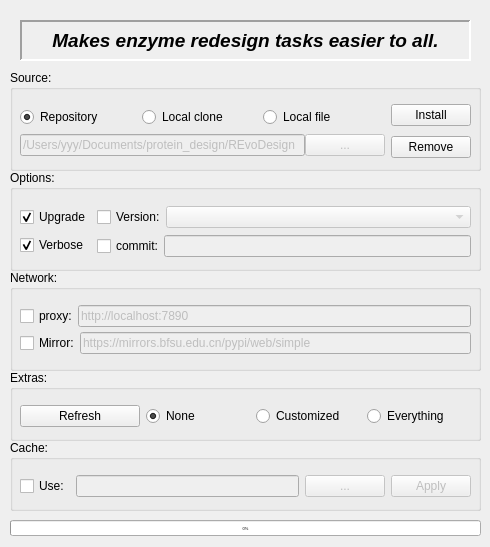
<?xml version="1.0" encoding="UTF-8"?>
<ui version="4.0">
 <class>Dialog</class>
 <widget class="QDialog" name="Dialog">
  <property name="geometry">
   <rect>
    <x>0</x>
    <y>0</y>
    <width>490</width>
    <height>547</height>
   </rect>
  </property>
  <property name="sizePolicy">
   <sizepolicy hsizetype="Fixed" vsizetype="Fixed">
    <horstretch>0</horstretch>
    <verstretch>0</verstretch>
   </sizepolicy>
  </property>
  <property name="minimumSize">
   <size>
    <width>490</width>
    <height>534</height>
   </size>
  </property>
  <property name="maximumSize">
   <size>
    <width>652</width>
    <height>547</height>
   </size>
  </property>
  <property name="windowTitle">
   <string>REvoDesign Package Manager</string>
  </property>
  <property name="toolTipDuration">
   <number>2</number>
  </property>
  <widget class="QGroupBox" name="groupBox">
   <property name="geometry">
    <rect>
     <x>10</x>
     <y>70</y>
     <width>471</width>
     <height>101</height>
    </rect>
   </property>
   <property name="sizePolicy">
    <sizepolicy hsizetype="Fixed" vsizetype="Fixed">
     <horstretch>0</horstretch>
     <verstretch>0</verstretch>
    </sizepolicy>
   </property>
   <property name="title">
    <string>Source:</string>
   </property>
   <widget class="QWidget" name="horizontalLayoutWidget_2">
    <property name="geometry">
     <rect>
      <x>10</x>
      <y>30</y>
      <width>451</width>
      <height>64</height>
     </rect>
    </property>
    <layout class="QHBoxLayout" name="horizontalLayout_2">
     <item>
      <layout class="QVBoxLayout" name="verticalLayout">
       <property name="spacing">
        <number>0</number>
       </property>
       <item>
        <layout class="QHBoxLayout" name="horizontalLayout_3">
         <item>
          <widget class="QRadioButton" name="radioButton_from_repo">
           <property name="toolTip">
            <string>From GitHub repository</string>
           </property>
           <property name="whatsThis">
            <string/>
           </property>
           <property name="text">
            <string>Repository</string>
           </property>
           <property name="checked">
            <bool>true</bool>
           </property>
          </widget>
         </item>
         <item>
          <widget class="QRadioButton" name="radioButton_from_local_clone">
           <property name="toolTip">
            <string>From project directory containing `pyproject.toml`</string>
           </property>
           <property name="whatsThis">
            <string/>
           </property>
           <property name="text">
            <string>Local clone</string>
           </property>
          </widget>
         </item>
         <item>
          <widget class="QRadioButton" name="radioButton_from_local_file">
           <property name="toolTip">
            <string>From released zip/tarball file</string>
           </property>
           <property name="whatsThis">
            <string/>
           </property>
           <property name="text">
            <string>Local file</string>
           </property>
          </widget>
         </item>
        </layout>
       </item>
       <item>
        <layout class="QHBoxLayout" name="horizontalLayout">
         <item>
          <widget class="QLineEdit" name="lineEdit_local">
           <property name="enabled">
            <bool>false</bool>
           </property>
           <property name="sizePolicy">
            <sizepolicy hsizetype="Expanding" vsizetype="Maximum">
             <horstretch>0</horstretch>
             <verstretch>0</verstretch>
            </sizepolicy>
           </property>
           <property name="toolTip">
            <string>File/directory path to read</string>
           </property>
           <property name="whatsThis">
            <string/>
           </property>
           <property name="text">
            <string>/Users/yyy/Documents/protein_design/REvoDesign</string>
           </property>
          </widget>
         </item>
         <item>
          <widget class="QPushButton" name="pushButton_open">
           <property name="enabled">
            <bool>false</bool>
           </property>
           <property name="sizePolicy">
            <sizepolicy hsizetype="Minimum" vsizetype="Maximum">
             <horstretch>0</horstretch>
             <verstretch>0</verstretch>
            </sizepolicy>
           </property>
           <property name="text">
            <string>...</string>
           </property>
          </widget>
         </item>
        </layout>
       </item>
      </layout>
     </item>
     <item>
      <layout class="QVBoxLayout" name="verticalLayout_2">
       <item>
        <widget class="QPushButton" name="pushButton_install">
         <property name="sizePolicy">
          <sizepolicy hsizetype="Minimum" vsizetype="Fixed">
           <horstretch>0</horstretch>
           <verstretch>0</verstretch>
          </sizepolicy>
         </property>
         <property name="toolTip">
          <string>Install REvoDesign</string>
         </property>
         <property name="text">
          <string>Install</string>
         </property>
        </widget>
       </item>
       <item>
        <widget class="QPushButton" name="pushButton_remove">
         <property name="sizePolicy">
          <sizepolicy hsizetype="Minimum" vsizetype="Fixed">
           <horstretch>0</horstretch>
           <verstretch>0</verstretch>
          </sizepolicy>
         </property>
         <property name="toolTip">
          <string>Remove REvoDesign</string>
         </property>
         <property name="text">
          <string>Remove</string>
         </property>
        </widget>
       </item>
      </layout>
     </item>
    </layout>
   </widget>
  </widget>
  <widget class="QGroupBox" name="groupBox_2">
   <property name="geometry">
    <rect>
     <x>10</x>
     <y>170</y>
     <width>471</width>
     <height>101</height>
    </rect>
   </property>
   <property name="title">
    <string>Options:</string>
   </property>
   <widget class="QWidget" name="horizontalLayoutWidget_8">
    <property name="geometry">
     <rect>
      <x>10</x>
      <y>29</y>
      <width>451</width>
      <height>65</height>
     </rect>
    </property>
    <layout class="QHBoxLayout" name="horizontalLayout_8">
     <item>
      <layout class="QVBoxLayout" name="verticalLayout_3">
       <property name="spacing">
        <number>0</number>
       </property>
       <item>
        <layout class="QHBoxLayout" name="horizontalLayout_4">
         <item>
          <widget class="QCheckBox" name="checkBox_upgrade">
           <property name="sizePolicy">
            <sizepolicy hsizetype="Maximum" vsizetype="Fixed">
             <horstretch>0</horstretch>
             <verstretch>0</verstretch>
            </sizepolicy>
           </property>
           <property name="toolTip">
            <string>Upgrade to the latest</string>
           </property>
           <property name="statusTip">
            <string/>
           </property>
           <property name="text">
            <string>Upgrade</string>
           </property>
           <property name="checked">
            <bool>true</bool>
           </property>
          </widget>
         </item>
        </layout>
       </item>
       <item>
        <layout class="QHBoxLayout" name="horizontalLayout_7">
         <item>
          <widget class="QCheckBox" name="checkBox_verbose">
           <property name="text">
            <string>Verbose</string>
           </property>
           <property name="checked">
            <bool>true</bool>
           </property>
          </widget>
         </item>
        </layout>
       </item>
      </layout>
     </item>
     <item>
      <layout class="QVBoxLayout" name="verticalLayout_4">
       <property name="spacing">
        <number>0</number>
       </property>
       <item>
        <layout class="QHBoxLayout" name="horizontalLayout_5">
         <item>
          <widget class="QCheckBox" name="checkBox_specified_version">
           <property name="sizePolicy">
            <sizepolicy hsizetype="Maximum" vsizetype="Fixed">
             <horstretch>0</horstretch>
             <verstretch>0</verstretch>
            </sizepolicy>
           </property>
           <property name="toolTip">
            <string>Install from a specific version</string>
           </property>
           <property name="whatsThis">
            <string/>
           </property>
           <property name="text">
            <string>Version:</string>
           </property>
          </widget>
         </item>
         <item>
          <widget class="QComboBox" name="comboBox_version">
           <property name="enabled">
            <bool>false</bool>
           </property>
           <property name="toolTip">
            <string>Install from a specific version number</string>
           </property>
          </widget>
         </item>
        </layout>
       </item>
       <item>
        <layout class="QHBoxLayout" name="horizontalLayout_6">
         <item>
          <widget class="QCheckBox" name="checkBox_specified_commit">
           <property name="sizePolicy">
            <sizepolicy hsizetype="Preferred" vsizetype="Fixed">
             <horstretch>0</horstretch>
             <verstretch>0</verstretch>
            </sizepolicy>
           </property>
           <property name="toolTip">
            <string>Install from a specific commit/branch</string>
           </property>
           <property name="text">
            <string>commit:</string>
           </property>
          </widget>
         </item>
         <item>
          <widget class="QLineEdit" name="lineEdit_commit">
           <property name="enabled">
            <bool>false</bool>
           </property>
           <property name="toolTip">
            <string>Install from a specific commit/branch</string>
           </property>
          </widget>
         </item>
        </layout>
       </item>
      </layout>
     </item>
    </layout>
   </widget>
  </widget>
  <widget class="QLabel" name="label_2">
   <property name="geometry">
    <rect>
     <x>20</x>
     <y>20</y>
     <width>451</width>
     <height>41</height>
    </rect>
   </property>
   <property name="font">
    <font>
     <pointsize>14</pointsize>
     <weight>75</weight>
     <italic>true</italic>
     <bold>true</bold>
     <underline>false</underline>
     <strikeout>false</strikeout>
    </font>
   </property>
   <property name="frameShape">
    <enum>QFrame::Panel</enum>
   </property>
   <property name="frameShadow">
    <enum>QFrame::Sunken</enum>
   </property>
   <property name="lineWidth">
    <number>2</number>
   </property>
   <property name="midLineWidth">
    <number>0</number>
   </property>
   <property name="text">
    <string>Makes enzyme redesign tasks easier to all.</string>
   </property>
   <property name="textFormat">
    <enum>Qt::RichText</enum>
   </property>
   <property name="alignment">
    <set>Qt::AlignCenter</set>
   </property>
   <property name="margin">
    <number>3</number>
   </property>
  </widget>
  <widget class="QGroupBox" name="groupBox_3">
   <property name="geometry">
    <rect>
     <x>10</x>
     <y>270</y>
     <width>471</width>
     <height>101</height>
    </rect>
   </property>
   <property name="title">
    <string>Network:</string>
   </property>
   <widget class="QWidget" name="verticalLayoutWidget">
    <property name="geometry">
     <rect>
      <x>10</x>
      <y>30</y>
      <width>451</width>
      <height>61</height>
     </rect>
    </property>
    <layout class="QVBoxLayout" name="verticalLayout_5">
     <property name="spacing">
      <number>0</number>
     </property>
     <item>
      <layout class="QHBoxLayout" name="horizontalLayout_9">
       <item>
        <widget class="QCheckBox" name="checkBox_use_proxy">
         <property name="sizePolicy">
          <sizepolicy hsizetype="Maximum" vsizetype="Fixed">
           <horstretch>0</horstretch>
           <verstretch>0</verstretch>
          </sizepolicy>
         </property>
         <property name="toolTip">
          <string>Enable http/socks proxy</string>
         </property>
         <property name="text">
          <string>proxy:</string>
         </property>
        </widget>
       </item>
       <item>
        <widget class="QLineEdit" name="lineEdit_proxy_url">
         <property name="enabled">
          <bool>false</bool>
         </property>
         <property name="sizePolicy">
          <sizepolicy hsizetype="Preferred" vsizetype="Fixed">
           <horstretch>0</horstretch>
           <verstretch>0</verstretch>
          </sizepolicy>
         </property>
         <property name="toolTip">
          <string>HTTP/Socks proxy</string>
         </property>
         <property name="text">
          <string>http://localhost:7890</string>
         </property>
        </widget>
       </item>
      </layout>
     </item>
     <item>
      <layout class="QHBoxLayout" name="horizontalLayout_10">
       <item>
        <widget class="QCheckBox" name="checkBox_use_mirror">
         <property name="sizePolicy">
          <sizepolicy hsizetype="Maximum" vsizetype="Fixed">
           <horstretch>0</horstretch>
           <verstretch>0</verstretch>
          </sizepolicy>
         </property>
         <property name="toolTip">
          <string>Enable PyPi mirror</string>
         </property>
         <property name="text">
          <string>Mirror:</string>
         </property>
        </widget>
       </item>
       <item>
        <widget class="QLineEdit" name="lineEdit_mirror_url">
         <property name="enabled">
          <bool>false</bool>
         </property>
         <property name="sizePolicy">
          <sizepolicy hsizetype="Preferred" vsizetype="Fixed">
           <horstretch>0</horstretch>
           <verstretch>0</verstretch>
          </sizepolicy>
         </property>
         <property name="toolTip">
          <string>Set PyPi mirror URL</string>
         </property>
         <property name="text">
          <string>https://mirrors.bfsu.edu.cn/pypi/web/simple</string>
         </property>
        </widget>
       </item>
      </layout>
     </item>
    </layout>
   </widget>
  </widget>
  <widget class="QGroupBox" name="groupBox_4">
   <property name="geometry">
    <rect>
     <x>10</x>
     <y>440</y>
     <width>471</width>
     <height>71</height>
    </rect>
   </property>
   <property name="title">
    <string>Cache:</string>
   </property>
   <widget class="QWidget" name="horizontalLayoutWidget">
    <property name="geometry">
     <rect>
      <x>10</x>
      <y>30</y>
      <width>451</width>
      <height>33</height>
     </rect>
    </property>
    <layout class="QHBoxLayout" name="horizontalLayout_11">
     <item>
      <widget class="QCheckBox" name="checkBox_user_cache_dir">
       <property name="sizePolicy">
        <sizepolicy hsizetype="Maximum" vsizetype="Fixed">
         <horstretch>0</horstretch>
         <verstretch>0</verstretch>
        </sizepolicy>
       </property>
       <property name="toolTip">
        <string>Use customized cache dir. Uncheck this to let REvoDesign choose one.</string>
       </property>
       <property name="whatsThis">
        <string/>
       </property>
       <property name="text">
        <string>Use:</string>
       </property>
      </widget>
     </item>
     <item>
      <widget class="QLineEdit" name="lineEdit_customized_cache_dir">
       <property name="enabled">
        <bool>false</bool>
       </property>
       <property name="toolTip">
        <string>Cache file on this dir</string>
       </property>
      </widget>
     </item>
     <item>
      <widget class="QPushButton" name="pushButton_open_cache_dir">
       <property name="enabled">
        <bool>false</bool>
       </property>
       <property name="sizePolicy">
        <sizepolicy hsizetype="Minimum" vsizetype="Maximum">
         <horstretch>0</horstretch>
         <verstretch>0</verstretch>
        </sizepolicy>
       </property>
       <property name="toolTip">
        <string>Open a dir as cache directory.</string>
       </property>
       <property name="text">
        <string>...</string>
       </property>
      </widget>
     </item>
     <item>
      <widget class="QPushButton" name="pushButton_set_cache_dir">
       <property name="enabled">
        <bool>false</bool>
       </property>
       <property name="sizePolicy">
        <sizepolicy hsizetype="Minimum" vsizetype="Maximum">
         <horstretch>0</horstretch>
         <verstretch>0</verstretch>
        </sizepolicy>
       </property>
       <property name="toolTip">
        <string>Apply this directory for cache.</string>
       </property>
       <property name="text">
        <string>Apply</string>
       </property>
      </widget>
     </item>
    </layout>
   </widget>
  </widget>
  <widget class="QGroupBox" name="groupBox_5">
   <property name="geometry">
    <rect>
     <x>10</x>
     <y>370</y>
     <width>471</width>
     <height>71</height>
    </rect>
   </property>
   <property name="toolTip">
    <string>Extra definitions of dependencies.</string>
   </property>
   <property name="title">
    <string>Extras:</string>
   </property>
   <widget class="QWidget" name="horizontalLayoutWidget_3">
    <property name="geometry">
     <rect>
      <x>10</x>
      <y>30</y>
      <width>451</width>
      <height>32</height>
     </rect>
    </property>
    <layout class="QHBoxLayout" name="horizontalLayout_13">
     <item>
      <widget class="QPushButton" name="pushButton_refresh_extras">
       <property name="sizePolicy">
        <sizepolicy hsizetype="Minimum" vsizetype="Fixed">
         <horstretch>0</horstretch>
         <verstretch>0</verstretch>
        </sizepolicy>
       </property>
       <property name="minimumSize">
        <size>
         <width>120</width>
         <height>0</height>
        </size>
       </property>
       <property name="maximumSize">
        <size>
         <width>120</width>
         <height>16777215</height>
        </size>
       </property>
       <property name="toolTip">
        <string>Refresh REvoDesign table</string>
       </property>
       <property name="text">
        <string>Refresh</string>
       </property>
      </widget>
     </item>
     <item>
      <layout class="QHBoxLayout" name="horizontalLayout_12">
       <item>
        <widget class="QRadioButton" name="radioButton_extra_none">
         <property name="toolTip">
          <string>Default setting with no extra dependencies.</string>
         </property>
         <property name="whatsThis">
          <string/>
         </property>
         <property name="text">
          <string>None</string>
         </property>
         <property name="checked">
          <bool>true</bool>
         </property>
        </widget>
       </item>
       <item>
        <widget class="QRadioButton" name="radioButton_extra_customized">
         <property name="toolTip">
          <string>Customized extras picked from right panel.</string>
         </property>
         <property name="whatsThis">
          <string/>
         </property>
         <property name="text">
          <string>Customized</string>
         </property>
        </widget>
       </item>
       <item>
        <widget class="QRadioButton" name="radioButton_extra_everything">
         <property name="toolTip">
          <string>Install with all extras except unit tests</string>
         </property>
         <property name="whatsThis">
          <string/>
         </property>
         <property name="text">
          <string>Everything</string>
         </property>
         <property name="checked">
          <bool>false</bool>
         </property>
        </widget>
       </item>
      </layout>
     </item>
    </layout>
   </widget>
  </widget>
  <widget class="QProgressBar" name="progressBar">
   <property name="geometry">
    <rect>
     <x>10</x>
     <y>520</y>
     <width>471</width>
     <height>16</height>
    </rect>
   </property>
   <property name="sizePolicy">
    <sizepolicy hsizetype="Preferred" vsizetype="Maximum">
     <horstretch>0</horstretch>
     <verstretch>0</verstretch>
    </sizepolicy>
   </property>
   <property name="minimumSize">
    <size>
     <width>0</width>
     <height>0</height>
    </size>
   </property>
   <property name="sizeIncrement">
    <size>
     <width>0</width>
     <height>0</height>
    </size>
   </property>
   <property name="baseSize">
    <size>
     <width>0</width>
     <height>0</height>
    </size>
   </property>
   <property name="font">
    <font>
     <pointsize>3</pointsize>
    </font>
   </property>
   <property name="value">
    <number>0</number>
   </property>
   <property name="alignment">
    <set>Qt::AlignHCenter|Qt::AlignTop</set>
   </property>
   <property name="orientation">
    <enum>Qt::Horizontal</enum>
   </property>
   <property name="textDirection">
    <enum>QProgressBar::TopToBottom</enum>
   </property>
  </widget>
  <widget class="QListView" name="listView_extras">
   <property name="geometry">
    <rect>
     <x>490</x>
     <y>90</y>
     <width>151</width>
     <height>431</height>
    </rect>
   </property>
   <property name="sizePolicy">
    <sizepolicy hsizetype="Fixed" vsizetype="Fixed">
     <horstretch>0</horstretch>
     <verstretch>0</verstretch>
    </sizepolicy>
   </property>
  </widget>
 </widget>
 <resources/>
 <connections>
  <connection>
   <sender>radioButton_from_repo</sender>
   <signal>toggled(bool)</signal>
   <receiver>lineEdit_local</receiver>
   <slot>setDisabled(bool)</slot>
   <hints>
    <hint type="sourcelabel">
     <x>85</x>
     <y>118</y>
    </hint>
    <hint type="destinationlabel">
     <x>231</x>
     <y>100</y>
    </hint>
   </hints>
  </connection>
  <connection>
   <sender>radioButton_from_repo</sender>
   <signal>toggled(bool)</signal>
   <receiver>pushButton_open</receiver>
   <slot>setDisabled(bool)</slot>
   <hints>
    <hint type="sourcelabel">
     <x>85</x>
     <y>118</y>
    </hint>
    <hint type="destinationlabel">
     <x>398</x>
     <y>101</y>
    </hint>
   </hints>
  </connection>
  <connection>
   <sender>checkBox_specified_version</sender>
   <signal>toggled(bool)</signal>
   <receiver>comboBox_version</receiver>
   <slot>setEnabled(bool)</slot>
   <hints>
    <hint type="sourcelabel">
     <x>222</x>
     <y>186</y>
    </hint>
    <hint type="destinationlabel">
     <x>345</x>
     <y>187</y>
    </hint>
   </hints>
  </connection>
  <connection>
   <sender>checkBox_specified_commit</sender>
   <signal>toggled(bool)</signal>
   <receiver>lineEdit_commit</receiver>
   <slot>setEnabled(bool)</slot>
   <hints>
    <hint type="sourcelabel">
     <x>221</x>
     <y>227</y>
    </hint>
    <hint type="destinationlabel">
     <x>388</x>
     <y>227</y>
    </hint>
   </hints>
  </connection>
  <connection>
   <sender>radioButton_from_local_clone</sender>
   <signal>toggled(bool)</signal>
   <receiver>lineEdit_local</receiver>
   <slot>setEnabled(bool)</slot>
   <hints>
    <hint type="sourcelabel">
     <x>223</x>
     <y>118</y>
    </hint>
    <hint type="destinationlabel">
     <x>195</x>
     <y>160</y>
    </hint>
   </hints>
  </connection>
  <connection>
   <sender>radioButton_from_local_clone</sender>
   <signal>toggled(bool)</signal>
   <receiver>pushButton_open</receiver>
   <slot>setEnabled(bool)</slot>
   <hints>
    <hint type="sourcelabel">
     <x>223</x>
     <y>118</y>
    </hint>
    <hint type="destinationlabel">
     <x>398</x>
     <y>161</y>
    </hint>
   </hints>
  </connection>
  <connection>
   <sender>radioButton_from_local_file</sender>
   <signal>toggled(bool)</signal>
   <receiver>lineEdit_local</receiver>
   <slot>setEnabled(bool)</slot>
   <hints>
    <hint type="sourcelabel">
     <x>360</x>
     <y>118</y>
    </hint>
    <hint type="destinationlabel">
     <x>195</x>
     <y>160</y>
    </hint>
   </hints>
  </connection>
  <connection>
   <sender>radioButton_from_local_file</sender>
   <signal>toggled(bool)</signal>
   <receiver>pushButton_open</receiver>
   <slot>setEnabled(bool)</slot>
   <hints>
    <hint type="sourcelabel">
     <x>360</x>
     <y>118</y>
    </hint>
    <hint type="destinationlabel">
     <x>398</x>
     <y>161</y>
    </hint>
   </hints>
  </connection>
  <connection>
   <sender>radioButton_from_local_file</sender>
   <signal>toggled(bool)</signal>
   <receiver>comboBox_version</receiver>
   <slot>setDisabled(bool)</slot>
   <hints>
    <hint type="sourcelabel">
     <x>360</x>
     <y>113</y>
    </hint>
    <hint type="destinationlabel">
     <x>347</x>
     <y>215</y>
    </hint>
   </hints>
  </connection>
  <connection>
   <sender>checkBox_use_proxy</sender>
   <signal>toggled(bool)</signal>
   <receiver>lineEdit_proxy_url</receiver>
   <slot>setEnabled(bool)</slot>
   <hints>
    <hint type="sourcelabel">
     <x>51</x>
     <y>344</y>
    </hint>
    <hint type="destinationlabel">
     <x>301</x>
     <y>344</y>
    </hint>
   </hints>
  </connection>
  <connection>
   <sender>checkBox_use_mirror</sender>
   <signal>toggled(bool)</signal>
   <receiver>lineEdit_mirror_url</receiver>
   <slot>setEnabled(bool)</slot>
   <hints>
    <hint type="sourcelabel">
     <x>52</x>
     <y>369</y>
    </hint>
    <hint type="destinationlabel">
     <x>303</x>
     <y>369</y>
    </hint>
   </hints>
  </connection>
  <connection>
   <sender>radioButton_from_local_file</sender>
   <signal>toggled(bool)</signal>
   <receiver>checkBox_specified_version</receiver>
   <slot>setDisabled(bool)</slot>
   <hints>
    <hint type="sourcelabel">
     <x>360</x>
     <y>113</y>
    </hint>
    <hint type="destinationlabel">
     <x>224</x>
     <y>214</y>
    </hint>
   </hints>
  </connection>
  <connection>
   <sender>radioButton_from_local_file</sender>
   <signal>toggled(bool)</signal>
   <receiver>checkBox_specified_commit</receiver>
   <slot>setDisabled(bool)</slot>
   <hints>
    <hint type="sourcelabel">
     <x>360</x>
     <y>113</y>
    </hint>
    <hint type="destinationlabel">
     <x>223</x>
     <y>243</y>
    </hint>
   </hints>
  </connection>
  <connection>
   <sender>radioButton_from_local_file</sender>
   <signal>toggled(bool)</signal>
   <receiver>lineEdit_commit</receiver>
   <slot>setDisabled(bool)</slot>
   <hints>
    <hint type="sourcelabel">
     <x>360</x>
     <y>113</y>
    </hint>
    <hint type="destinationlabel">
     <x>389</x>
     <y>243</y>
    </hint>
   </hints>
  </connection>
  <connection>
   <sender>radioButton_from_local_clone</sender>
   <signal>toggled(bool)</signal>
   <receiver>comboBox_version</receiver>
   <slot>setDisabled(bool)</slot>
   <hints>
    <hint type="sourcelabel">
     <x>223</x>
     <y>113</y>
    </hint>
    <hint type="destinationlabel">
     <x>347</x>
     <y>215</y>
    </hint>
   </hints>
  </connection>
  <connection>
   <sender>radioButton_from_local_clone</sender>
   <signal>toggled(bool)</signal>
   <receiver>checkBox_specified_version</receiver>
   <slot>setDisabled(bool)</slot>
   <hints>
    <hint type="sourcelabel">
     <x>223</x>
     <y>113</y>
    </hint>
    <hint type="destinationlabel">
     <x>224</x>
     <y>214</y>
    </hint>
   </hints>
  </connection>
  <connection>
   <sender>radioButton_from_local_clone</sender>
   <signal>toggled(bool)</signal>
   <receiver>checkBox_specified_commit</receiver>
   <slot>setDisabled(bool)</slot>
   <hints>
    <hint type="sourcelabel">
     <x>223</x>
     <y>113</y>
    </hint>
    <hint type="destinationlabel">
     <x>223</x>
     <y>243</y>
    </hint>
   </hints>
  </connection>
  <connection>
   <sender>radioButton_from_local_clone</sender>
   <signal>toggled(bool)</signal>
   <receiver>lineEdit_commit</receiver>
   <slot>setDisabled(bool)</slot>
   <hints>
    <hint type="sourcelabel">
     <x>223</x>
     <y>113</y>
    </hint>
    <hint type="destinationlabel">
     <x>389</x>
     <y>243</y>
    </hint>
   </hints>
  </connection>
  <connection>
   <sender>checkBox_user_cache_dir</sender>
   <signal>toggled(bool)</signal>
   <receiver>lineEdit_customized_cache_dir</receiver>
   <slot>setEnabled(bool)</slot>
   <hints>
    <hint type="sourcelabel">
     <x>46</x>
     <y>418</y>
    </hint>
    <hint type="destinationlabel">
     <x>243</x>
     <y>418</y>
    </hint>
   </hints>
  </connection>
  <connection>
   <sender>checkBox_user_cache_dir</sender>
   <signal>toggled(bool)</signal>
   <receiver>pushButton_open_cache_dir</receiver>
   <slot>setEnabled(bool)</slot>
   <hints>
    <hint type="sourcelabel">
     <x>46</x>
     <y>418</y>
    </hint>
    <hint type="destinationlabel">
     <x>443</x>
     <y>419</y>
    </hint>
   </hints>
  </connection>
  <connection>
   <sender>checkBox_user_cache_dir</sender>
   <signal>toggled(bool)</signal>
   <receiver>pushButton_set_cache_dir</receiver>
   <slot>setEnabled(bool)</slot>
   <hints>
    <hint type="sourcelabel">
     <x>46</x>
     <y>418</y>
    </hint>
    <hint type="destinationlabel">
     <x>432</x>
     <y>419</y>
    </hint>
   </hints>
  </connection>
 </connections>
</ui>
